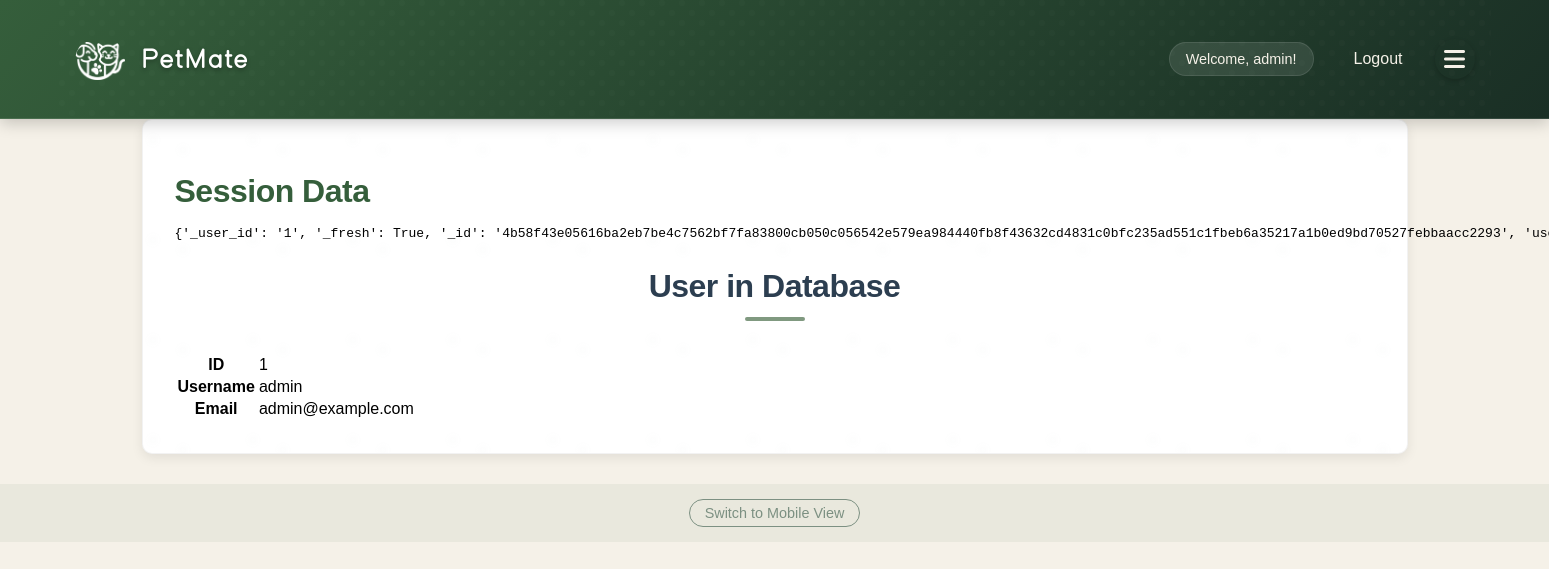
Page /auth/debug_session (signed in) on the committed database.
### app/models/user.py (models this page shows, shortened)
class User(db.Model, UserMixin):
    __tablename__ = 'users'
    id = db.Column(db.Integer, primary_key=True)
    username = db.Column(db.String(80), unique=True, nullable=False)
    email = db.Column(db.String(120), unique=True, nullable=False)
    password_hash = db.Column(db.String(128))
    name = db.Column(db.String(120))  # User's full name
    created_at = db.Column(db.DateTime, default=datetime.utcnow)
    profile_picture = db.Column(db.String(255))  # Store the filename of uploaded image
    bio = db.Column(db.Text)  # User bio
    location = db.Column(db.String(200))  # User location
    is_admin = db.Column(db.Boolean, default=False)
    account_status = db.Column(db.String(20), default='active')  # active, suspended, banned
    last_login = db.Column(db.DateTime)
    account_notes = db.Column(db.Text)  # Admin notes about the user
    preferred_meetup_types = db.Column(db.String(255))  # e.g., "parks,beaches,dog runs"
    availability = db.Column(db.String(255))  # e.g., "weekends,evenings"
    pet_owner_since = db.Column(db.Integer)  # Year they became a pet owner
    pet_experience_level = db.Column(db.String(50))  # e.g., "beginner", "intermediate", "expert"
    pets = db.relationship('Pet', backref='owner', lazy=True)
    hosted_playdates = db.relationship('Playdate', foreign_keys='Playdate.host_id', lazy=True)
    attended_playdates = db.relationship('Playdate', secondary=playdate_attendees, lazy=True)
    reviews_received = db.relationship('Review',
                                     foreign_keys='Review.reviewed_user_id',
                                     back_populates='reviewed_user',
                                     lazy='joined')
    reviews_given = db.relationship('Review',
                                  foreign_keys='Review.reviewer_id',
                                  back_populates='reviewer',
                                  lazy='joined')
    @property
    def is_authenticated(self):
        return True
    def get_unread_message_count(self):
        from app.models.message import Message
        return Message.query.filter_by(recipient_id=self.id, is_read=False).count()

### app/routes/auth.py (the view)
@bp.route('/debug_session')
def debug_session():
    session_data = dict(session)
    return render_template('debug_session.html', session_data=session_data, get_user=get_user)

### app/__init__.py (called while the page is built)
@login_manager.user_loader
def load_user(user_id):
    from app.models.user import User
    return User.query.get(int(user_id))

### app/routes/auth.py (called while the page is built)
def get_user(username):
    return User.query.filter_by(username=username).first()

### app/templates/debug_session.html (shortened to what this page needs)
{% extends "base.html" %}
{% block content %}
<div class="container">
    <div class="row">
        <div class="col-md-12">
            <h1>Session Data</h1>
            <pre>{{ session_data }}</pre>
            <h2>User in Database</h2>
            {% if session_data.get('username') %}
                {% set user = get_user(session_data['username']) %}
                {% if user %}
                    <table class="table">
                        <tr>
                            <th>ID</th>
                            <td>{{ user.id }}</td>
                        </tr>
                        <tr>
                            <th>Username</th>
                            <td>{{ user.username }}</td>
                        </tr>
                        <tr>
                            <th>Email</th>
                            <td>{{ user.email }}</td>
                        </tr>
                    </table>
                {% else %}
                    <p>No user found with username: {{ session_data['username'] }}</p>
                {% endif %}
            {% else %}
                <p>No username in session</p>
            {% endif %}
        </div>
    </div>
</div>
{% endblock %}

### app/templates/base.html (shortened to what this page needs)
<!DOCTYPE html>
<html>
<head>
    <link rel="stylesheet" href="{{ url_for('static', filename='style.css') }}">
    <link rel="stylesheet" href="{{ url_for('static', filename='how-it-works.css') }}">
    <link rel="stylesheet" href="{{ url_for('static', filename='feature-cards.css') }}">
    <link rel="stylesheet" href="{{ url_for('static', filename='custom-font.css') }}">
    <link rel="stylesheet" href="https://cdnjs.cloudflare.com/ajax/libs/font-awesome/6.0.0/css/all.min.css">
</head>
<body>
    <nav>
        <div class="nav-container">
            <h1>
                <a href="{{ url_for('main.index') }}" class="site-title">
                    <div class="logo">
                        <div class="logo-icon"></div>
                        <div class="logo-text">Pet<span class="highlight">Mate</span></div>
                    </div>
                </a>
            </h1>
            <div class="nav-links">
                {% if 'username' in session %}
                    <div class="user-menu">
                        <span>Welcome, {{ session['username'] }}!</span>
                        <a href="{{ url_for('auth.logout') }}">Logout</a>
                    </div>
                    <button class="menu-toggle">
                        <i class="fas fa-bars"></i>
                    </button>
                {% else %}
                    <a href="{{ url_for('auth.login') }}">Login</a>
                    <a href="{{ url_for('auth.register') }}">Register</a>
                {% endif %}
            </div>
        </div>
    </nav>
    <main>
        {% block content %}{% endblock %}
    </main>
    <footer class="view-toggle">
        <a href="#" id="view-mobile-version">Switch to Mobile View</a>
    </footer>
</body>
</html>

### static/how-it-works.css (style rules this page uses)
:root { --sage-green: #809980; --warm-brown: #966F50; --terracotta: #CD5C41; --deep-forest: #2F4858; --light-gray: #f7f9fc; }

### static/feature-cards.css (style rules this page uses)
:root { --sage-green: #809980; --warm-brown: #966F50; --terracotta: #CD5C41; --deep-forest: #355E3B; --light-gray: #f7f9fc; }

### rows in the picture
User: username "admin", id "1", email "admin@example.com"

### other values in the picture
{{ session_data }} "{'_user_id': '1', '_fresh': True, '_id': '4b58f43e05616ba2eb7be4c7562bf7fa83800cb050c056542e579ea984440fb8f43632cd4831c0bfc235ad551c1fbeb6a35217a1b0ed9bd70527febbaacc2293',…"
